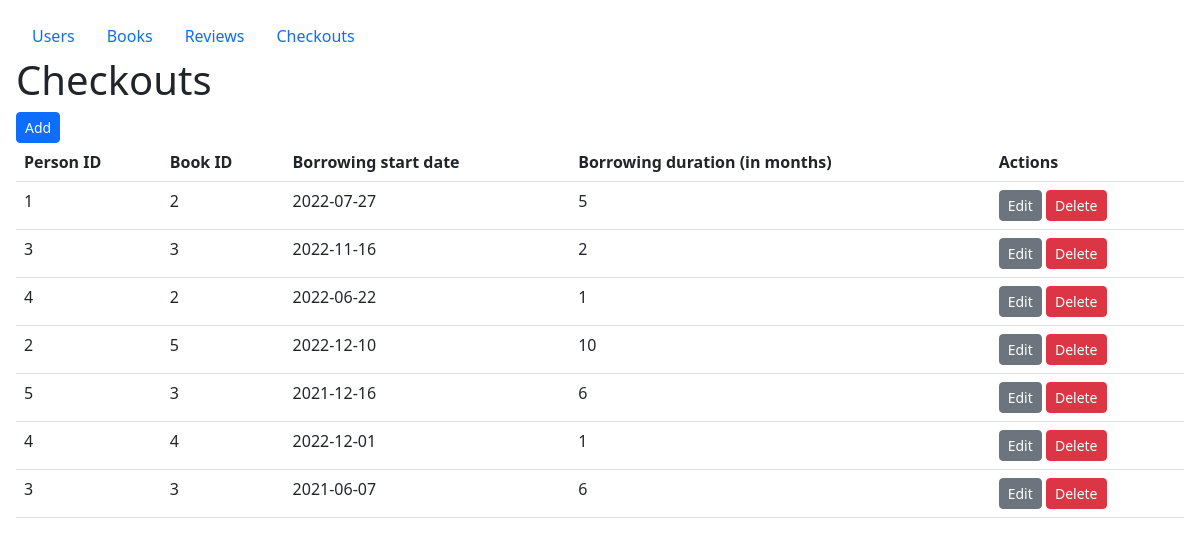
The page /checkouts.php on the database its author committed.
### tables this page shows
CREATE TABLE `checkouts` (
  `Checkout_id` int(255) NOT NULL,
  `Person_id` int(255) NOT NULL,
  `Book_id` int(255) NOT NULL,
  `Start_date` date NOT NULL DEFAULT current_timestamp(),
  `borrow_duration` int(11) NOT NULL
);

### checkouts.php (the view)
<?php include('header.php')?>
<?php
$result = mysqli_query($link, "SELECT * FROM checkouts");
?>
<h1>Checkouts</h1>
<a class="btn btn-primary btn-sm" href="checkout.php">Add</a>
<table class="table">
<thead>
    <tr>
        <th>Person ID</th>
        <th>Book ID</th>
        <th>Borrowing start date</th>
        <th>Borrowing duration (in months)</th>
        <th>Actions</th>
    </tr>
</thead>
<tbody>
    <?php while ($row = mysqli_fetch_assoc($result)): ?>
    <tr>
        <td><?=$row["Person_id"]?></td>
        <td><?=$row["Book_id"]?></td>
        <td><?=$row["Start_date"]?></td>
        <td><?=$row["borrow_duration"]?></td>
        <td>
            <a class="btn btn-secondary btn-sm" href="checkout.php?id=<?=$row["Checkout_id"]?>">Edit</a>
            <a class="btn btn-danger btn-sm" href="functions.php?delete_checkout=<?=$row["Checkout_id"]?>" onclick="return confirm('Confirm to delete checkout')">Delete</a>
        </td>
    </tr>
    <?php endwhile ?>
</tbody>
</table>
<?php include('footer.php')?>

### rows shown on the page
checkouts: Person "1", Book "2", Start_date "2022-07-27", borrow_duration "5"
checkouts: Person "3", Book "3", Start_date "2022-11-16", borrow_duration "2"
checkouts: Person "4", Book "2", Start_date "2022-06-22", borrow_duration "1"
checkouts: Person "2", Book "5", Start_date "2022-12-10", borrow_duration "10"
checkouts: Person "5", Book "3", Start_date "2021-12-16", borrow_duration "6"
checkouts: Person "4", Book "4", Start_date "2022-12-01", borrow_duration "1"
checkouts: Person "3", Book "3", Start_date "2021-06-07", borrow_duration "6"
